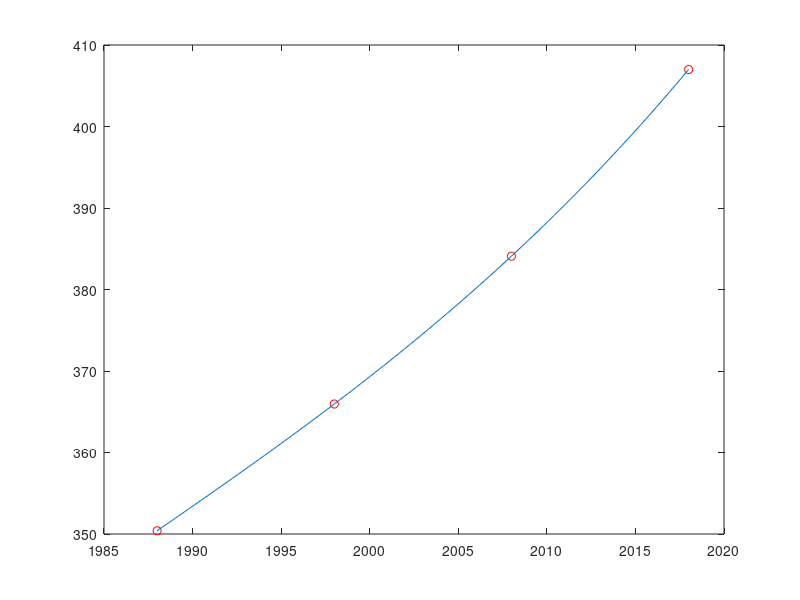

Source code (MATLAB):
t = 1988:10:2018;
CO2 = [350.4,365.95,384.09,406.99];

A = zeros(4,4);

for k=1:4
    A(k,:) = [1, t(k), t(k)^2, t(k)^3];
end

c = A\(CO2');

tt = linspace(1988,2018,100);

plot(t,CO2,'ro');
hold on;
plot(tt,c(1)*(0*tt+1) + c(2)*tt + c(3)*tt.^2 + c(4)*tt.^3)
hold off